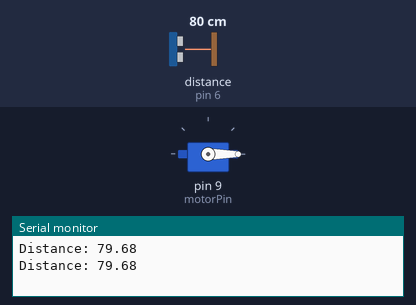
Simulated run of this sketch. Board: Arduino Uno, built with avr-gcc and run on an emulated ATmega328P. On the bench: servo, the last lines printed to the serial monitor. Wiring (inferred from the names in the program): ultrasonic range finder: trigger pin 7; echo pin 6. Inputs (shaded band) come from the test bench; at power-on: distance to the obstacle (sensor on pin 6) 80 cm. The echo pulse lasts 58.3 µs per cm.

Above: at 1.9 s.
2.0 s: distance to the obstacle (sensor on pin 6) set to 28 cm
3.5 s: distance to the obstacle (sensor on pin 6) set to 22 cm
At 4.8 s:
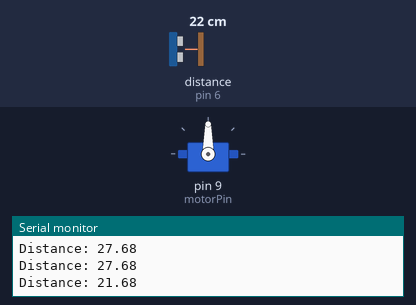
7.8 s: distance to the obstacle (sensor on pin 6) set to 35 cm
At 9.8 s:
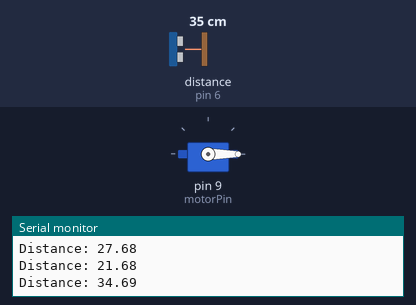
10.0 s: distance to the obstacle (sensor on pin 6) set to 2 cm
At 12.5 s:
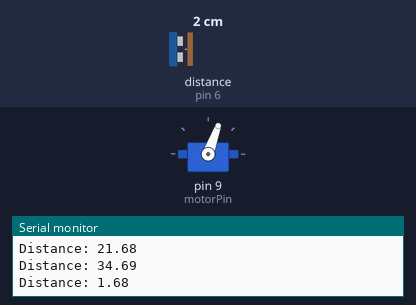
Timing chart, 0 to 15.3 s (numbered marks = the images above; inputs shaded):
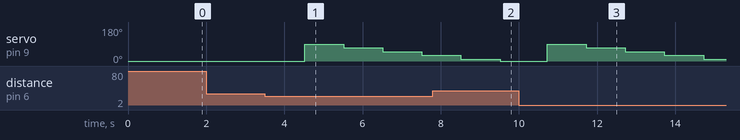

Measured:
- the behaviour switches between 26 and 25 cm on distance to the obstacle (sensor on pin 6) (found by bisection; images 0 and 1)
- after the input at 3.5 s, servo on pin 9 (motorPin): 0° → 90° after 1.0 s, → 70° 1.0 s later, → 50° 1.0 s later, → 30° 1.0 s later
- after the input at 7.8 s, servo on pin 9 (motorPin): goes on until 9.5 s, then stays 0°
- after the input at 10.0 s, servo on pin 9 (motorPin): 0° → 90° after 0.72 s, → 70° 1.0 s later, → 50° 1.0 s later, → 30° 1.0 s later, … (5 changes in this stretch)

The sketch:

Self-Opening-Box_CODE.ino
```cpp
#include <Servo.h>                      //Include library for servo motor

Servo servo;
const int motorPin = 9;
const int trigPin = 7;
const int echoPin = 6;                  //Pin for distance input
float duration, distance;

void setup()
{
  servo.attach(motorPin);               //Attach the Servo variable to a pin.

  pinMode(trigPin, OUTPUT);
  pinMode(echoPin, INPUT);
  Serial.begin(9600);
  servo.write(0);
}

void loop() {
  digitalWrite(trigPin, LOW);
  delayMicroseconds(2);
  digitalWrite(trigPin, HIGH);
  delayMicroseconds(10);
  digitalWrite(trigPin, LOW);
  duration = pulseIn(echoPin, HIGH);
  distance = (duration*.0343)/2;       //Calculate distance from input recieved using speed of light
  Serial.print("Distance: ");
  Serial.println(distance);
  delay(100);

  if(distance<=25)
  {
   servo.write(90);
    delay(1000);
    servo.write(70);
    delay(1000);
    servo.write(50);
    delay(1000);
    servo.write(30);
    delay(1000);
    servo.write(10);
    delay(1000);
    servo.write(0);                  //Gives 5 seconds to throw at different angles
  }

  else
  {
    servo.write(0);
    delay(1000);                    //Check every 1 sec if anyone is near.
  }
}
```
